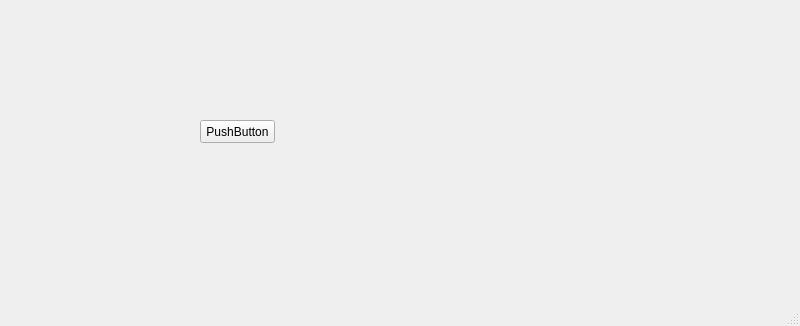
<?xml version="1.0" encoding="UTF-8"?>
<ui version="4.0">
 <class>MainWindow</class>
 <widget class="QMainWindow" name="MainWindow">
  <property name="geometry">
   <rect>
    <x>0</x>
    <y>0</y>
    <width>800</width>
    <height>326</height>
   </rect>
  </property>
  <property name="windowTitle">
   <string>MainWindow</string>
  </property>
  <widget class="QWidget" name="centralwidget">
   <widget class="QPushButton" name="pushButton">
    <property name="geometry">
     <rect>
      <x>200</x>
      <y>120</y>
      <width>75</width>
      <height>23</height>
     </rect>
    </property>
    <property name="text">
     <string>PushButton</string>
    </property>
   </widget>
  </widget>
  <widget class="QMenuBar" name="menubar">
   <property name="geometry">
    <rect>
     <x>0</x>
     <y>0</y>
     <width>800</width>
     <height>23</height>
    </rect>
   </property>
  </widget>
  <widget class="QStatusBar" name="statusbar"/>
 </widget>
 <resources/>
 <connections/>
</ui>
